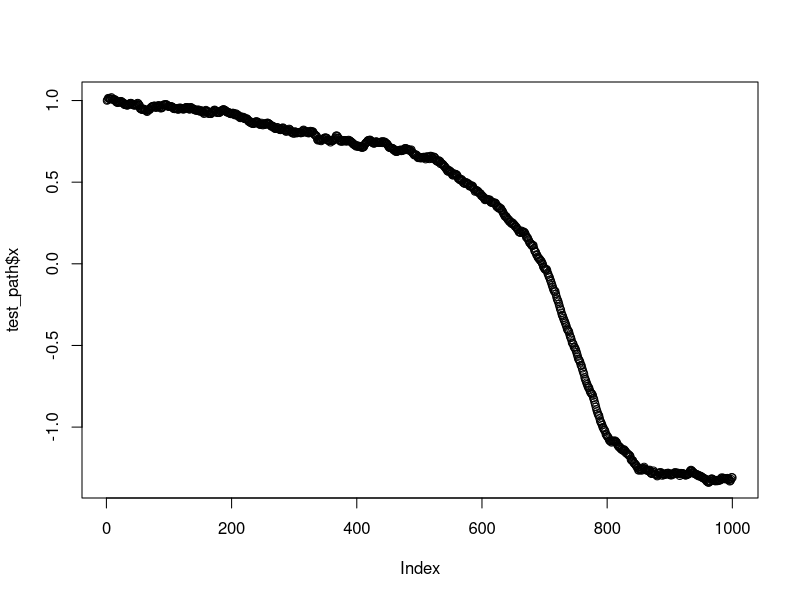
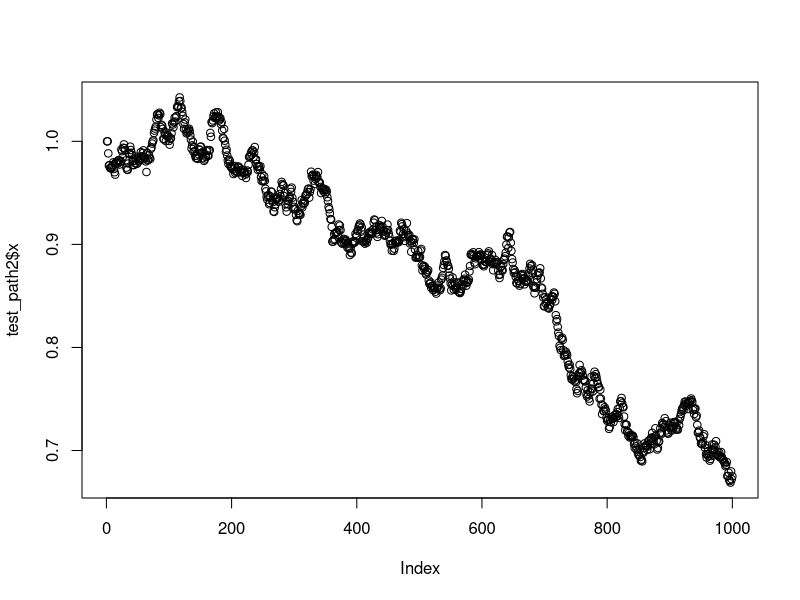
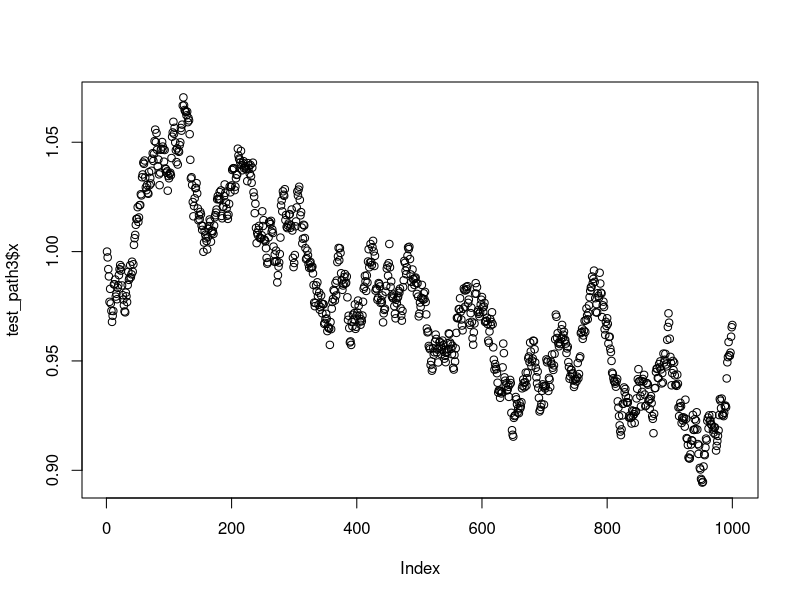
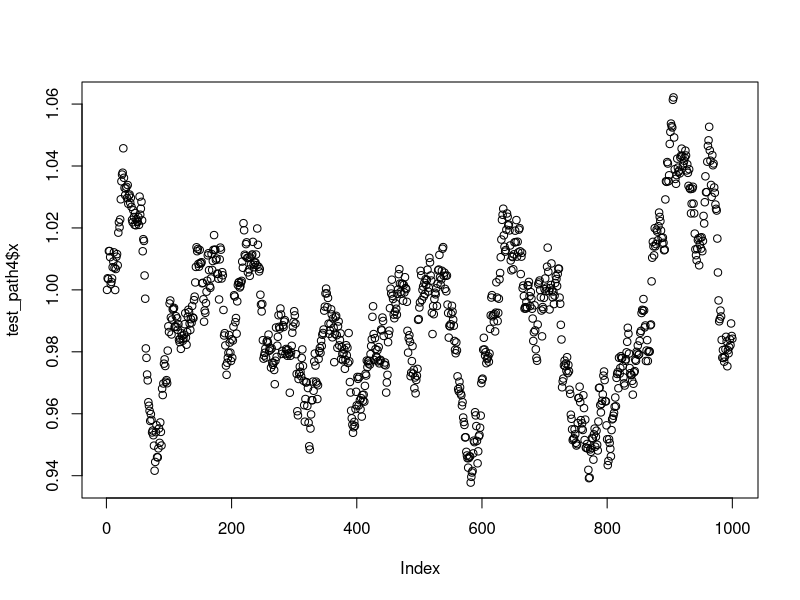

These figures' R source, in order: (Note: this script raises an error after producing the figures.)
## ---- chunk 1
library(ggplot2)
## ---- chunk 2
make_path <- function(x0, beta4 = 1, beta2 = 1, sigma = 1, tmax = 2, deltat = 0.01, lambda0 = 0.5, lambda_end){
  t <- seq(from = 0, to = tmax, by = deltat)
  x <- numeric(length = length(t))
  x[1] <- x0
  dW <- rnorm(n = length(t) - 1)
  lambda <- seq(from = lambda0, to = lambda_end, along.with = t)
  drift <- function(x, lambda){
    -beta4*x^3 + beta2*x + lambda
  }
  for (i in (2:length(t))){
    x[i] <- x[i-1] + drift(x = x[i-1], lambda = lambda[i-1])*deltat + dW[i]*sqrt(deltat)*sigma
  }
  data.frame(t,x)
}
## ---- chunk 3
test_path <- make_path(x0 = 1, sigma = 0.05, tmax = 10, deltat = 0.01, lambda0 = 0, lambda_end = -1)
plot(test_path$x)
test_path2 <- make_path(x0 = 1, sigma = 0.05, tmax = 10, deltat = 0.01, lambda0 = 0, lambda_end = -0.4)
plot(test_path2$x)
test_path3 <- make_path(x0 = 1, sigma = 0.05, tmax = 10, deltat = 0.01, lambda0 = 0, lambda_end = -0.1)
plot(test_path3$x)
test_path4 <- make_path(x0 = 1, sigma = 0.05, tmax = 10, deltat = 0.01, lambda0 = 0, lambda_end = 0)
plot(test_path4$x)
## ---- chunk 4
hypothesis_tester <- function(data, beta4 = 1, beta2 = 1, classifier = z_test){
  x <- data$x
  t <- data$t
  deltat <- t[2] - t[1]
  drift <- function(x){
    -beta4*x^3 + beta2*x
  }
  x_predicted <- numeric(length = length(x))
  x_predicted[1] <- x[1]
  for (i in (2:length(x_predicted))){
    x_predicted[i] <- x[i-1] + drift(x[i-1])*deltat
  }
  residuals <- (x-x_predicted)[2:length(x)]
  out <- z_test(residuals)
  out
}
## ---- chunk 5
z_test <- function(x, alpha = 0.4){
  rejected <- 0
  Z <- mean(x, na.rm = TRUE)/sd(x, na.rm = TRUE)
  if (pnorm(abs(Z)) > 1-alpha/2){
    rejected <- 1 #Reject = true => bifurcation detected
  }
  out <- c(rejected, Z, pnorm(abs(Z)))
}
## ---- chunk 6
sample_paths_maker <- function(model, n){
  sample_paths <- vector(mode = "list", length = n)
  for (i in (1:length(sample_paths))){
    sample_paths[[i]] <- model()
  }
  sample_paths
}
## ---- chunk 7
positive_rate_computer <- function(data, method){
  n <- length(data)
  positives <- 0
  for (i in (1:n)){
    positive <- method(data[[i]])[1]
    positives <- positives + positive
  }
  rate <- positives/n
  rate
}
## ---- chunk 8
u <- seq(from = 0.7, to = 0.8, length.out = 11)
thresh <- qnorm(u)[2:(length(u)-1)]
## ---- chunk 9
z_tester_maker <- function(thresh){
  z_test <- function(x, alpha){
    rejected <- 0
    Z <- mean(x, na.rm = TRUE)/sd(x, na.rm = TRUE)
    if (pnorm(abs(Z)) > 1-(1-alpha)/2){
      rejected <- 1 #Reject = true => bifurcation detected
    }
    out <- c(rejected, Z)
  }
  hypothesis_tester <- function(data, beta4 = 1, beta2 = 1, classifier = z_test){
    x <- data$x
    t <- data$t
    deltat <- t[2] - t[1]
    drift <- function(x){
      -beta4*x^3 + beta2*x
    }
    x_predicted <- numeric(length = length(x))
    x_predicted[1] <- x[1]
    for (i in (2:length(x_predicted))){
      x_predicted[i] <- x[i-1] + drift(x[i-1])*deltat
    }
    residuals <- (x-x_predicted)[2:length(x)]
    out <- z_test(x = residuals, alpha = thresh)
    out
  }
  hypothesis_tester
}
## ---- chunk 10
positive_rates_computer <- function(data, methods){
  n <- length(data)
  l <- length(methods)
  rates <- numeric(length = l)
  for (i in (1:l)){
    rate <- positive_rate_computer(data = data, method = methods[[i]])
    rates[i] <- rate
  }
  rates
}
## ---- chunk 11
AUC_computer <- function(data){
  x <- data[[1]]
  y <- data[[2]]
  no_intermediate_points <- length(x) + 1
  intermediate_points <- numeric(length = no_intermediate_points)
  for (i in (2:(no_intermediate_points - 1))){
    intermediate_points[i] <- (x[i-1] + x[i])/2
  }
  intermediate_points[no_intermediate_points] <- 1
  interval_sizes <- diff(intermediate_points)
  columns <- interval_sizes*y
  AUC <- sum(columns)
  out <- list(AUC)
  #out <- list(interval_sizes, y, columns, AUC)
}
## ---- chunk 12
sigma_test <- 0.1
tmax <- 10
deltat <- 0.1
u <- seq(from = 0.01, to = 0.2, length.out = 11)
thresh <- qnorm(u)[2:(length(u)-1)]
z_testers <- lapply(X = u, FUN = z_tester_maker)
model_H0 <- function(){
  make_path(x0 = 1, sigma = sigma_test, tmax = tmax, deltat = deltat, lambda0 = 0, lambda_end = 0)
}
data_H0 <- sample_paths_maker(model = model_H0, n = 100)
model_H1 <- function(){
  make_path(x0 = 1, sigma =sigma_test, tmax = tmax, deltat = deltat, lambda0 = 0, lambda_end = -0.1)
}
data_H1 <- sample_paths_maker(model = model_H1, n = 100)
false_positive_rates <- positive_rates_computer(data = data_H0, methods = z_testers)
true_positive_rates <- positive_rates_computer(data = data_H1, methods = z_testers)
positive_rates <- data.frame(false_positive_rates, true_positive_rates)
AUC_score <- 1-AUC_computer(data = positive_rates)[[1]]
AUC_score
ROC_curve <- ggplot(data = positive_rates, mapping = aes(x = x_test, y = y_test)) + geom_line()
ROC_curve
